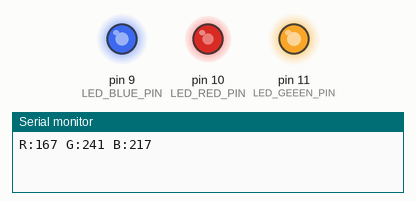
This sketch was run on a simulated Arduino Uno, built with avr-gcc and run on an emulated ATmega328P. On the bench: output pins drawn as LEDs (lit = HIGH), the last lines printed to the serial monitor. Random numbers use the default seed unless the sketch sets one.

Above: at 0.1 s.
At 4.6 s:
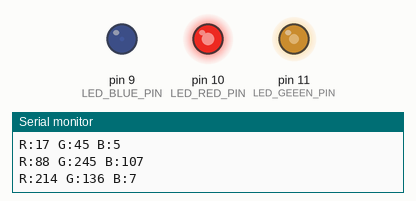
At 9.6 s:
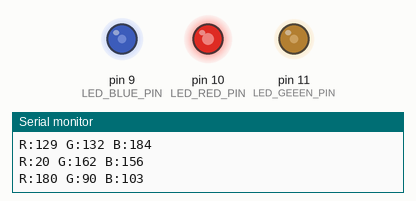
At 19.6 s:
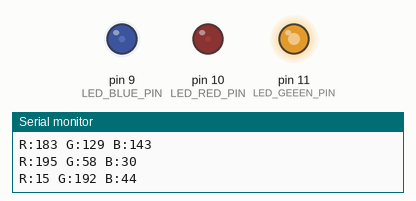
At 29.1 s:
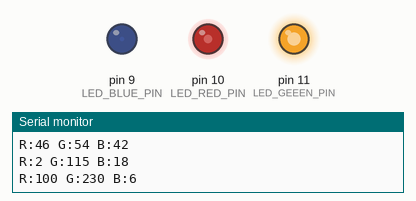
At 39.1 s:
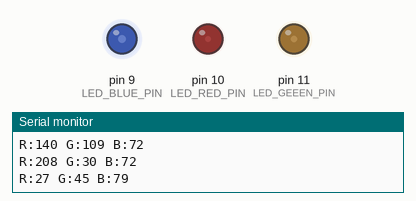
Timing chart, 0 to 40.0 s (numbered marks = the images above):
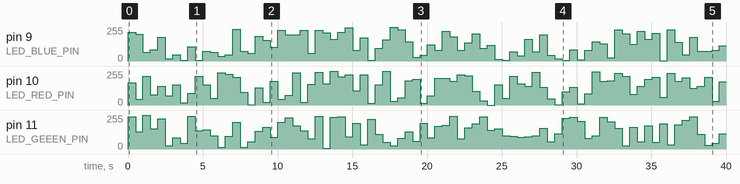

The sketch:

PWM_LED_RGB_RANDOM.ino
```cpp
// LED RGB 燈
// 共陽接+5/共陰接GND
// 9: BLUE, 10: RED, 11: GREEN
const int LED_BLUE_PIN   = 9;    // LED BLUE   燈的接腳( 9 = PIN(PWM))
const int LED_RED_PIN    = 10;   // LED RED 燈的接腳(10 = PIN(PWM))
const int LED_GEEEN_PIN  = 11;   // LED GEEEN  燈的接腳(11 = PIN(PWM))
const int DELAY          = 500;  // 暫停時間 ms

void setup() {
  Serial.begin(9600);
  pinMode(LED_RED_PIN, OUTPUT);
  pinMode(LED_GEEEN_PIN, OUTPUT);
  pinMode(LED_BLUE_PIN, OUTPUT);
}

void loop() {
  // 取隨機值
  int r = random(0, 256);
  int g = random(0, 256);
  int b = random(0, 256);

  Serial.print("R:");
  Serial.print(r);
  Serial.print(" G:");
  Serial.print(g);
  Serial.print(" B:");
  Serial.println(b);

  analogWrite(LED_RED_PIN, r);
  analogWrite(LED_GEEEN_PIN, g);
  analogWrite(LED_BLUE_PIN, b);


  delay(DELAY);

}
```

Measured:
- by itself, pin 9 (LED_BLUE_PIN): 0/255 → 217/255 at 0.00 s, → 200/255 0.50 s later, → 67/255 0.50 s later, → 85/255 0.50 s later, … (79 changes in this stretch)
- by itself, pin 10 (LED_RED_PIN): 0/255 → 167/255 at 0.00 s, → 42/255 0.50 s later, → 216/255 0.50 s later, → 77/255 0.50 s later, … (80 changes in this stretch)
